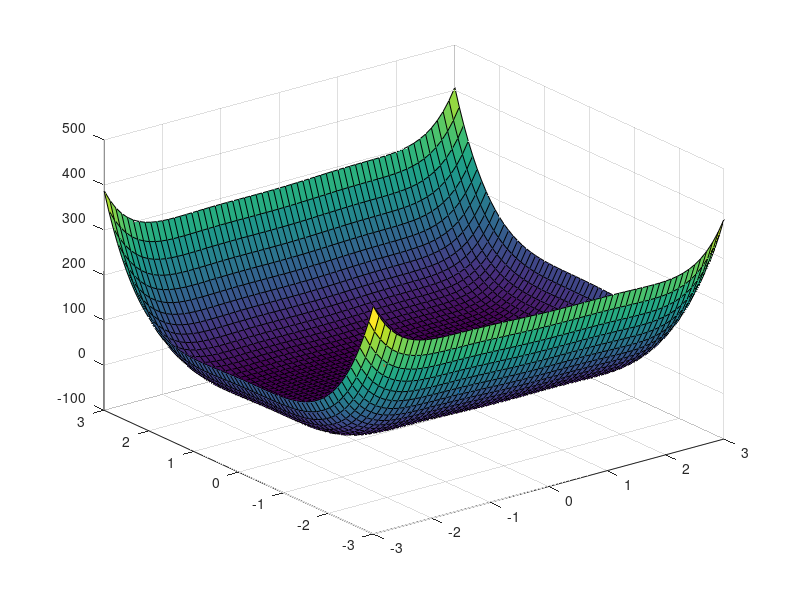

Write the MATLAB code that produced this figure. (Note: this script raises an error after producing the figure.)

% PSO practice

%% ---A--- Set up scenario
x1 = -3:0.1:3;
x2 = -3:0.1:3;
[x1,x2] = meshgrid(x1, x2);

y = (4-2.1.*x1.^2+(x1.^4)/3) .* x1.^2+x1.*x2+ (-4+4.*x2.^2) .* x2.^2;

figure;
surf(x1, x2, y);
hold on;
scatter3 (0.0898, -0.7126, -1.0316, 120, 'MarkerFaceColor', 'y');
scatter3 (-0.0898, 0.7126, -1.0316, 120, 'MarkerFaceColor', 'y');

%% --- B--- PSO function applies
%【1】 formulate the problem
f = @(x1,x2) (4-2.1.*x1.^2+(x1.^4)/3) .* x1.^2+x1.*x2+ (-4+4.*x2.^2) .* x2.^2;
fun = @(x)f(x(1),x(2));

%【2】 define lower bound 
lb = [-3; -3];
%【3】 define upper bound 
ub = -lb;
%【4】 number of variables
nvars = 2;
%【5】  use function "particleswarm"
[x, fval, exitflag] = particleswarm (fun, nvars, lb, ub);
%【6】  output the best result as minFitness
minFitness = fval;
%【7】 output the position of the best result as minPosition
minPosition = x;

% mark the best point
scatter3(minPosition(1),minPosition(2), minFitness ,25,'MarkerEdgeColor','r','MarkerFaceColor' ,'r');
hold on;
view(-113,60);

